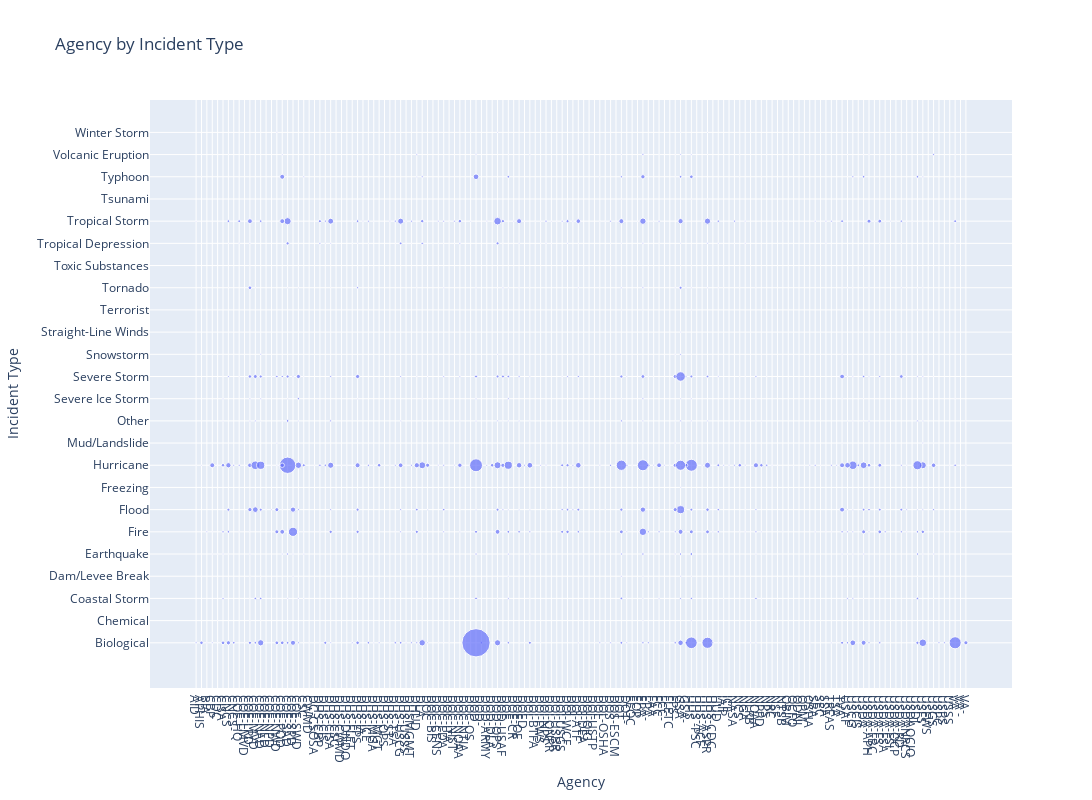

The notebook cell this image was saved under:
### Markdown cell above
There are definitely some data quality issue with the agencyId values. Those will be addressed later.

### Code cell
fig = px.scatter(df.groupby(
        ['agencyId', 'incidentType']).size(       
    ).reset_index(
        name='count').sort_values(by='incidentType'),
                 x = 'agencyId',
                 y = 'incidentType',
                 size = 'count',
                 title = 'Agency by Incident Type',
                 labels = {'agencyId' : 'Agency',
                           'incidentType' : 'Incident Type'},)

fig.update_xaxes(
    categoryorder = 'array',
    categoryarray = agency_ids,
    tickmode = 'linear',
    dtick = 1
)

fig.update_yaxes(
    categoryorder = 'array',
    categoryarray = incidents,
    tickmode = 'linear',
    dtick = 1
)

fig.update_layout(
    height = 800,
    width = 1600
)

fig.show()

### Figure 1 — Plotly figure (JSON) as saved in the notebook; plotly's stock layout.template omitted (floating-point values rounded to 4 significant figures; data arrays with more than 128 entries replaced by an {"elided": "..."} marker saying what was removed)
{"data": [{"hovertemplate": "Agency=%{x}<br>Incident Type=%{y}<br>count=%{marker.size}<extra></extra>", "legendgroup": "", "marker": {"color": "#636efa", "size": {"elided": "736 int values"}, "sizemode": "area", "sizeref": 9.883, "symbol": "circle"}, "mode": "markers", "name": "", "orientation": "v", "showlegend": false, "type": "scatter", "x": {"elided": "736 str values"}, "xaxis": "x", "y": {"elided": "736 str values"}, "yaxis": "y"}], "layout": {"height": 800, "legend": {"itemsizing": "constant", "tracegroupgap": 0}, "title": {"text": "Agency by Incident Type"}, "width": 1600, "xaxis": {"anchor": "y", "categoryarray": {"elided": "144 str values"}, "categoryorder": "array", "domain": [0, 1], "dtick": 1, "tickmode": "linear", "title": {"text": "Agency"}}, "yaxis": {"anchor": "x", "categoryarray": ["Biological", "Chemical", "Coastal Storm", "Dam/Levee Break", "Earthquake", "Fire", "Flood", "Freezing", "Hurricane", "Mud/Landslide", "Other", "Severe Ice Storm", "Severe Storm", "Snowstorm", "Straight-Line Winds", "Terrorist", "Tornado", "Toxic Substances", "Tropical Depression", "Tropical Storm", "Tsunami", "Typhoon", "Volcanic Eruption", "Winter Storm"], "categoryorder": "array", "domain": [0, 1], "dtick": 1, "tickmode": "linear", "title": {"text": "Incident Type"}}}}
